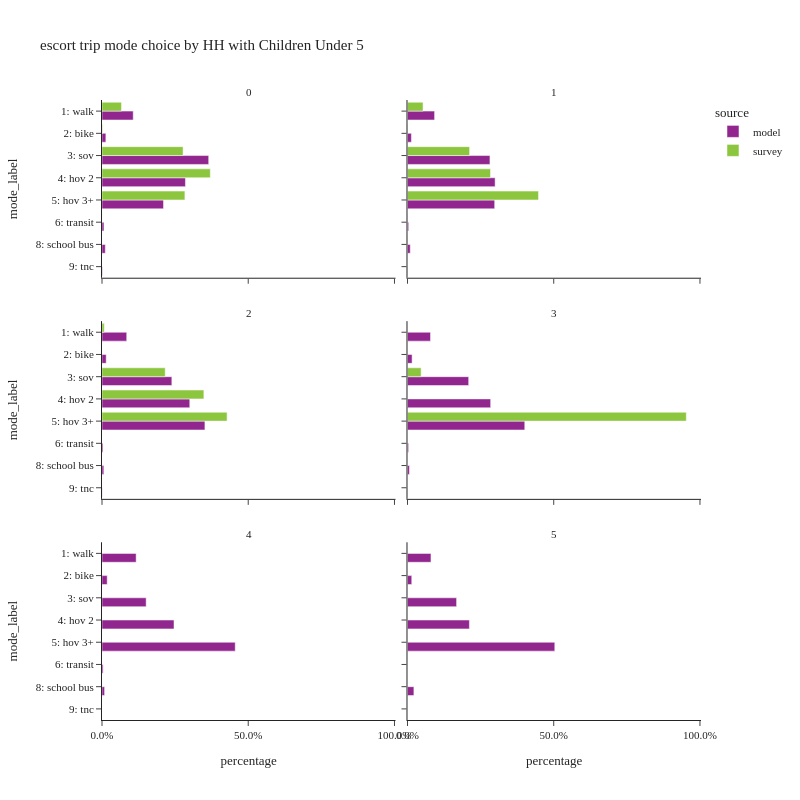

This figure's notebook cell:
### Code cell
plot_mode_choice(es_trip,
                 "hhcu5",
                 {"mode_label":util.mode_cat.values()},
                 "HH with Children Under 5",2,800)

### Figure 1 — Plotly figure (JSON) as saved in the notebook; plotly's stock layout.template omitted (floating-point values rounded to 4 significant figures)
{"data": [{"alignmentgroup": "True", "customdata": [[126798], [15689], [433170], [338719], [249761], [7999], [13456], [1782]], "hovertemplate": "source=model<br>hhcu5=0<br>percentage=%{x}<br>mode_label=%{y}<br>sample count=%{customdata[0]}<extra></extra>", "legendgroup": "model", "marker": {"color": "#91268F", "pattern": {"shape": ""}}, "name": "model", "offsetgroup": "model", "orientation": "h", "showlegend": true, "textposition": "auto", "type": "bar", "x": [0.1068, 0.01321, 0.3648, 0.2853, 0.2103, 0.006737, 0.01133, 0.001501], "xaxis": "x5", "y": ["1: walk", "2: bike", "3: sov", "4: hov 2", "5: hov 3+", "6: transit", "8: school bus", "9: tnc"], "yaxis": "y5"}, {"alignmentgroup": "True", "customdata": [[33214], [4791], [101052], [107397], [106870], [1435], [3392], [268]], "hovertemplate": "source=model<br>hhcu5=1<br>percentage=%{x}<br>mode_label=%{y}<br>sample count=%{customdata[0]}<extra></extra>", "legendgroup": "model", "marker": {"color": "#91268F", "pattern": {"shape": ""}}, "name": "model", "offsetgroup": "model", "orientation": "h", "showlegend": false, "textposition": "auto", "type": "bar", "x": [0.09267, 0.01337, 0.2819, 0.2996, 0.2982, 0.004004, 0.009464, 0.0007477], "xaxis": "x6", "y": ["1: walk", "2: bike", "3: sov", "4: hov 2", "5: hov 3+", "6: transit", "8: school bus", "9: tnc"], "yaxis": "y6"}, {"alignmentgroup": "True", "customdata": [[9176], [1554], [25922], [32577], [38196], [370], [682], [65]], "hovertemplate": "source=model<br>hhcu5=2<br>percentage=%{x}<br>mode_label=%{y}<br>sample count=%{customdata[0]}<extra></extra>", "legendgroup": "model", "marker": {"color": "#91268F", "pattern": {"shape": ""}}, "name": "model", "offsetgroup": "model", "orientation": "h", "showlegend": false, "textposition": "auto", "type": "bar", "x": [0.08454, 0.01432, 0.2388, 0.3001, 0.3519, 0.003409, 0.006283, 0.0005988], "xaxis": "x3", "y": ["1: walk", "2: bike", "3: sov", "4: hov 2", "5: hov 3+", "6: transit", "8: school bus", "9: tnc"], "yaxis": "y3"}, {"alignmentgroup": "True", "customdata": [[847], [169], [2249], [3057], [4311], [40], [71], [6]], "hovertemplate": "source=model<br>hhcu5=3<br>percentage=%{x}<br>mode_label=%{y}<br>sample count=%{customdata[0]}<extra></extra>", "legendgroup": "model", "marker": {"color": "#91268F", "pattern": {"shape": ""}}, "name": "model", "offsetgroup": "model", "orientation": "h", "showlegend": false, "textposition": "auto", "type": "bar", "x": [0.07879, 0.01572, 0.2092, 0.2844, 0.401, 0.003721, 0.006605, 0.0005581], "xaxis": "x4", "y": ["1: walk", "2: bike", "3: sov", "4: hov 2", "5: hov 3+", "6: transit", "8: school bus", "9: tnc"], "yaxis": "y4"}, {"alignmentgroup": "True", "customdata": [[92], [14], [119], [194], [359], [3], [7]], "hovertemplate": "source=model<br>hhcu5=4<br>percentage=%{x}<br>mode_label=%{y}<br>sample count=%{customdata[0]}<extra></extra>", "legendgroup": "model", "marker": {"color": "#91268F", "pattern": {"shape": ""}}, "name": "model", "offsetgroup": "model", "orientation": "h", "showlegend": false, "textposition": "auto", "type": "bar", "x": [0.1168, 0.01777, 0.151, 0.2462, 0.4556, 0.003807, 0.008883], "xaxis": "x", "y": ["1: walk", "2: bike", "3: sov", "4: hov 2", "5: hov 3+", "6: transit", "8: school bus"], "yaxis": "y"}, {"alignmentgroup": "True", "customdata": [[11], [2], [23], [29], [69], [3]], "hovertemplate": "source=model<br>hhcu5=5<br>percentage=%{x}<br>mode_label=%{y}<br>sample count=%{customdata[0]}<extra></extra>", "legendgroup": "model", "marker": {"color": "#91268F", "pattern": {"shape": ""}}, "name": "model", "offsetgroup": "model", "orientation": "h", "showlegend": false, "textposition": "auto", "type": "bar", "x": [0.08029, 0.0146, 0.1679, 0.2117, 0.5036, 0.0219], "xaxis": "x2", "y": ["1: walk", "2: bike", "3: sov", "4: hov 2", "5: hov 3+", "8: school bus"], "yaxis": "y2"}, {"alignmentgroup": "True", "customdata": [[88], [12], [295], [395], [211], [4], [2]], "hovertemplate": "source=survey<br>hhcu5=0<br>percentage=%{x}<br>mode_label=%{y}<br>sample count=%{customdata[0]}<extra></extra>", "legendgroup": "survey", "marker": {"color": "#8CC63E", "pattern": {"shape": ""}}, "name": "survey", "offsetgroup": "survey", "orientation": "h", "showlegend": true, "textposition": "auto", "type": "bar", "x": [0.06658, 0.002078, 0.2772, 0.3703, 0.2835, 0.0002343, 4.96e-05], "xaxis": "x5", "y": ["1: walk", "2: bike", "3: sov", "4: hov 2", "5: hov 3+", "6: transit", "8: school bus"], "yaxis": "y5"}, {"alignmentgroup": "True", "customdata": [[42], [12], [54], [88], [127], [1], [1]], "hovertemplate": "source=survey<br>hhcu5=1<br>percentage=%{x}<br>mode_label=%{y}<br>sample count=%{customdata[0]}<extra></extra>", "legendgroup": "survey", "marker": {"color": "#8CC63E", "pattern": {"shape": ""}}, "name": "survey", "offsetgroup": "survey", "orientation": "h", "showlegend": false, "textposition": "auto", "type": "bar", "x": [0.05321, 0.001616, 0.2123, 0.2838, 0.448, 0.0005467, 0.0004735], "xaxis": "x6", "y": ["1: walk", "2: bike", "3: sov", "4: hov 2", "5: hov 3+", "6: transit", "8: school bus"], "yaxis": "y6"}, {"alignmentgroup": "True", "customdata": [[8], [8], [27], [53]], "hovertemplate": "source=survey<br>hhcu5=2<br>percentage=%{x}<br>mode_label=%{y}<br>sample count=%{customdata[0]}<extra></extra>", "legendgroup": "survey", "marker": {"color": "#8CC63E", "pattern": {"shape": ""}}, "name": "survey", "offsetgroup": "survey", "orientation": "h", "showlegend": false, "textposition": "auto", "type": "bar", "x": [0.007767, 0.2161, 0.3484, 0.4277], "xaxis": "x3", "y": ["1: walk", "3: sov", "4: hov 2", "5: hov 3+"], "yaxis": "y3"}, {"alignmentgroup": "True", "customdata": [[1], [22]], "hovertemplate": "source=survey<br>hhcu5=3<br>percentage=%{x}<br>mode_label=%{y}<br>sample count=%{customdata[0]}<extra></extra>", "legendgroup": "survey", "marker": {"color": "#8CC63E", "pattern": {"shape": ""}}, "name": "survey", "offsetgroup": "survey", "orientation": "h", "showlegend": false, "textposition": "auto", "type": "bar", "x": [0.04661, 0.9534], "xaxis": "x4", "y": ["3: sov", "5: hov 3+"], "yaxis": "y4"}], "layout": {"annotations": [{"font": {}, "showarrow": false, "text": "4", "x": 0.245, "xanchor": "center", "xref": "paper", "y": 0.2867, "yanchor": "bottom", "yref": "paper"}, {"font": {}, "showarrow": false, "text": "5", "x": 0.755, "xanchor": "center", "xref": "paper", "y": 0.2867, "yanchor": "bottom", "yref": "paper"}, {"font": {}, "showarrow": false, "text": "2", "x": 0.245, "xanchor": "center", "xref": "paper", "y": 0.6433, "yanchor": "bottom", "yref": "paper"}, {"font": {}, "showarrow": false, "text": "3", "x": 0.755, "xanchor": "center", "xref": "paper", "y": 0.6433, "yanchor": "bottom", "yref": "paper"}, {"font": {}, "showarrow": false, "text": "0", "x": 0.245, "xanchor": "center", "xref": "paper", "y": 1.0, "yanchor": "bottom", "yref": "paper"}, {"font": {}, "showarrow": false, "text": "1", "x": 0.755, "xanchor": "center", "xref": "paper", "y": 1.0, "yanchor": "bottom", "yref": "paper"}], "barmode": "group", "height": 800, "legend": {"title": {"text": "source"}, "tracegroupgap": 0}, "title": {"text": "escort trip mode choice by HH with Children Under 5"}, "width": 800, "xaxis": {"anchor": "y", "domain": [0, 0.49], "tickformat": ".1%", "title": {"text": "percentage"}}, "xaxis2": {"anchor": "y2", "domain": [0.51, 1], "matches": "x", "tickformat": ".1%", "title": {"text": "percentage"}}, "xaxis3": {"anchor": "y3", "domain": [0, 0.49], "matches": "x", "showticklabels": false, "tickformat": ".1%"}, "xaxis4": {"anchor": "y4", "domain": [0.51, 1], "matches": "x", "showticklabels": false, "tickformat": ".1%"}, "xaxis5": {"anchor": "y5", "domain": [0, 0.49], "matches": "x", "showticklabels": false, "tickformat": ".1%"}, "xaxis6": {"anchor": "y6", "domain": [0.51, 1], "matches": "x", "showticklabels": false, "tickformat": ".1%"}, "yaxis": {"anchor": "x", "categoryarray": ["9: tnc", "8: school bus", "6: transit", "5: hov 3+", "4: hov 2", "3: sov", "2: bike", "1: walk"], "categoryorder": "array", "domain": [0, 0.2867], "title": {"text": "mode_label"}}, "yaxis2": {"anchor": "x2", "domain": [0, 0.2867], "matches": "y", "showticklabels": false}, "yaxis3": {"anchor": "x3", "categoryarray": ["9: tnc", "8: school bus", "6: transit", "5: hov 3+", "4: hov 2", "3: sov", "2: bike", "1: walk"], "categoryorder": "array", "domain": [0.3567, 0.6433], "matches": "y", "title": {"text": "mode_label"}}, "yaxis4": {"anchor": "x4", "domain": [0.3567, 0.6433], "matches": "y", "showticklabels": false}, "yaxis5": {"anchor": "x5", "categoryarray": ["9: tnc", "8: school bus", "6: transit", "5: hov 3+", "4: hov 2", "3: sov", "2: bike", "1: walk"], "categoryorder": "array", "domain": [0.7133, 1.0], "matches": "y", "title": {"text": "mode_label"}}, "yaxis6": {"anchor": "x6", "domain": [0.7133, 1.0], "matches": "y", "showticklabels": false}}}
